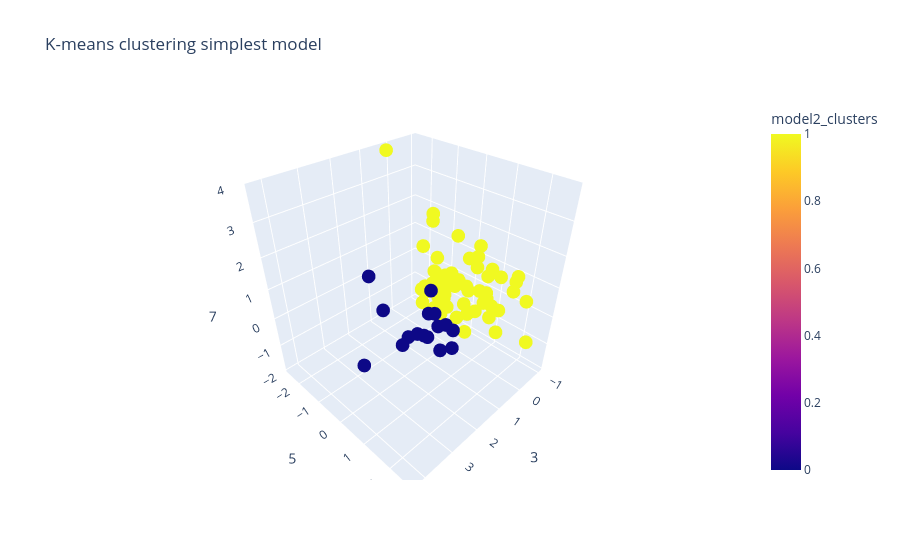

Write notebook code for a chart like this one.
### Code cell
import plotly.express as px
fig = px.scatter_3d(df_scaler, x=3, y = 5, z=7, color='model2_clusters', title='K-means clustering simplest model')
fig.show()
